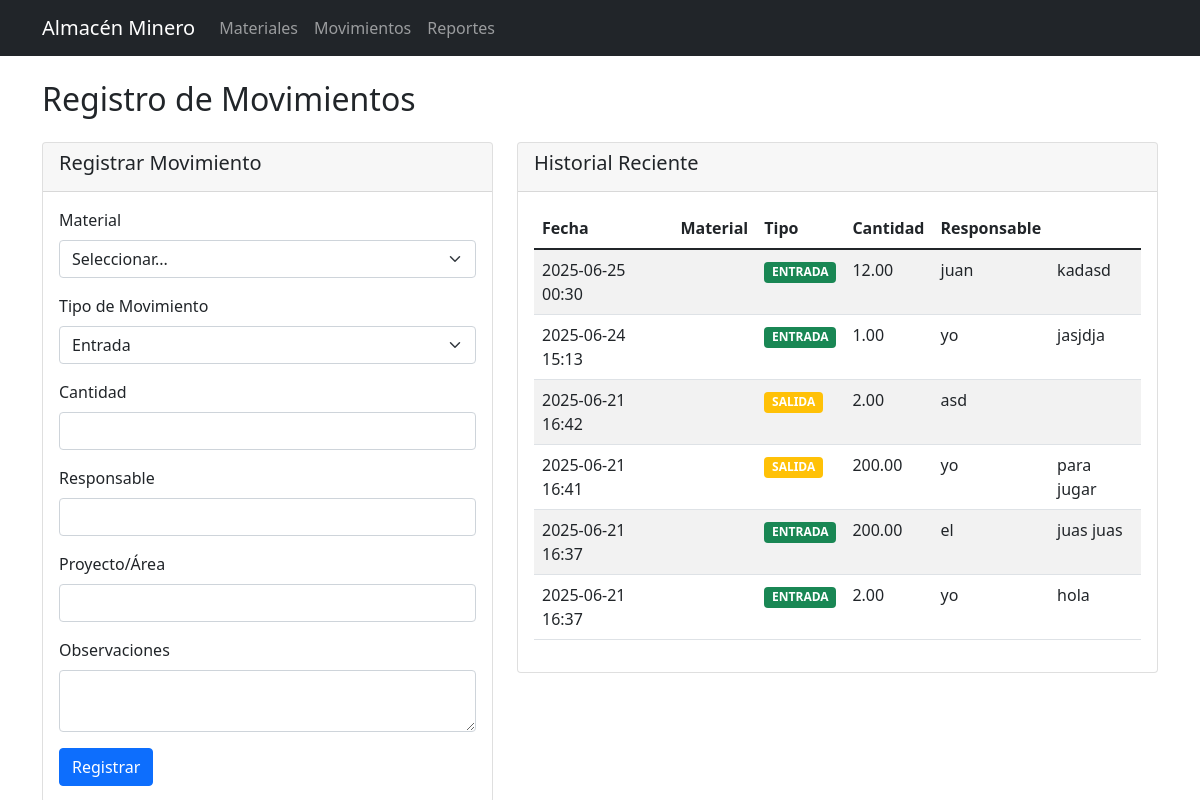
Page /movimientos on the committed database.
### tables this page shows
CREATE TABLE Movimientos (
    id_movimiento INTEGER PRIMARY KEY AUTOINCREMENT,
    id_material INTEGER NOT NULL,
    tipo_movimiento TEXT CHECK(tipo_movimiento IN ('entrada', 'salida')) NOT NULL,
    cantidad REAL NOT NULL,
    fecha_movimiento TEXT DEFAULT CURRENT_TIMESTAMP,
    responsable TEXT NOT NULL,
    proyecto_destino TEXT,
    observaciones TEXT,
    FOREIGN KEY (id_material) REFERENCES Materiales(id_material)
);

### app.py (the view, shortened to what this page needs)
@app.route('/movimientos', methods=['GET', 'POST'])
def movimientos():
    db = get_db()
    movimientos = query_db("SELECT * FROM VistaHistorial LIMIT 500")
    materiales = query_db("SELECT id_material, codigo, nombre FROM Materiales WHERE activo = 1")
    return render_template('movimientos.html', movimientos=movimientos, materiales=materiales)

### database.py (called while the page is built)
def get_db():
    db = getattr(g, "_database", None)
    if db is None:
        db = g._database = sqlite3.connect(DATABASE)
        db.row_factory = sqlite3.Row
    return db

def query_db(query, args=(), one=False):
    cur = get_db().execute(query, args)
    rv = cur.fetchall()
    cur.close()
    return (rv[0] if rv else None) if one else rv

### templates/movimientos.html (shortened to what this page needs)
{% extends "base.html" %}
{% block content %}
<h2>Registro de Movimientos</h2>
<div class="row mt-4">
    <div class="col-md-5">
        <div class="card">
            <div class="card-header">
                <h5>Registrar Movimiento</h5>
            </div>
            <div class="card-body">
                <form method="POST">
                    <div class="mb-3">
                        <label class="form-label">Material</label>
                        <select class="form-select" name="id_material" required>
                            <option value="">Seleccionar...</option>
                        </select>
                    </div>
                    <div class="mb-3">
                        <label class="form-label">Tipo de Movimiento</label>
                        <select class="form-select" name="tipo" required>
                            <option value="entrada">Entrada</option>
                        </select>
                    </div>
                    <div class="mb-3">
                        <label class="form-label">Cantidad</label>
                        <input type="number" min="0" class="form-control" name="cantidad" required value="">
                    </div>
                    <div class="mb-3">
                        <label class="form-label">Responsable</label>
                        <input type="text" class="form-control" name="responsable" required>
                    </div>
                    <div class="mb-3">
                        <label class="form-label">Proyecto/Área</label>
                        <input type="text" class="form-control" name="proyecto">
                    </div>
                    <div class="mb-3">
                        <label class="form-label">Observaciones</label>
                        <textarea class="form-control" name="observaciones" rows="2"></textarea>
                    </div>
                    <button type="submit" class="btn btn-primary">Registrar</button>
                </form>
            </div>
        </div>
    </div>
    <div class="col-md-7">
        <div class="card">
            <div class="card-header">
                <h5>Historial Reciente</h5>
            </div>
            <div class="card-body">
                <div class="table-responsive">
                    <table class="table table-striped">
                        <thead>
                            <tr>
                                <th>Fecha</th>
                                <th>Material</th>
                                <th>Tipo</th>
                                <th>Cantidad</th>
                                <th>Responsable</th>
                            </tr>
                        </thead>
                        <tbody>
                            {% for mov in movimientos %}
                            <tr>
                                <td>{{ mov['fecha_movimiento'][:16] }}</td>
                                <td>{{ mov['id_material'] }}</td>
                                <td>
                                    <span class="badge bg-{{ 'success' if mov['tipo_movimiento'] == 'entrada' else 'warning' }}">
                                        {{ mov['tipo_movimiento']|upper }}
                                    </span>
                                </td>
                                <td>{{ "%.2f"|format(mov['cantidad']) }}</td>
                                <td>{{ mov['responsable'] }}</td>
                                <td>{{mov['proyecto_destino']}}</td>
                            </tr>
                            {% endfor %}
                        </tbody>
                    </table>
                </div>
            </div>
        </div>
    </div>
</div>
{% endblock %}

### templates/base.html (shortened to what this page needs)
<!DOCTYPE html>
<html lang="es">
<head>
    <link href="https://cdn.jsdelivr.net/npm/bootstrap@5.1.3/dist/css/bootstrap.min.css" rel="stylesheet">
</head>
<body>
    <nav class="navbar navbar-expand-lg navbar-dark bg-dark">
        <div class="container">
            <a class="navbar-brand" href="#">Almacén Minero</a>
            <div class="collapse navbar-collapse">
                <ul class="navbar-nav me-auto">
                    <li class="nav-item">
                        <a class="nav-link" href="{{ url_for('materiales') }}">Materiales</a>
                    </li>
                    <li class="nav-item">
                        <a class="nav-link" href="{{ url_for('movimientos') }}">Movimientos</a>
                    </li>
                    <li class="nav-item">
                        <a class="nav-link" href="{{ url_for('reportes') }}">Reportes</a>
                    </li>
                </ul>
            </div>
        </div>
    </nav>
    <div class="container mt-4">
        {% block content %}{% endblock %}
    </div>
</body>
</html>

### rows in the picture
Movimientos: fecha_movimiento "2025-06-25 00:30", tipo_movimiento "ENTRADA", cantidad "12.00", responsable "juan", proyecto_destino "kadasd"
Movimientos: fecha_movimiento "2025-06-24 15:13", tipo_movimiento "ENTRADA", cantidad "1.00", responsable "yo", proyecto_destino "jasjdja"
Movimientos: fecha_movimiento "2025-06-21 16:42", tipo_movimiento "SALIDA", cantidad "2.00", responsable "asd"
Movimientos: fecha_movimiento "2025-06-21 16:41", tipo_movimiento "SALIDA", cantidad "200.00", responsable "yo", proyecto_destino "para jugar"
Movimientos: fecha_movimiento "2025-06-21 16:37", tipo_movimiento "ENTRADA", cantidad "200.00", responsable "el", proyecto_destino "juas juas"
Movimientos: fecha_movimiento "2025-06-21 16:37", tipo_movimiento "ENTRADA", cantidad "2.00", responsable "yo", proyecto_destino "hola"
